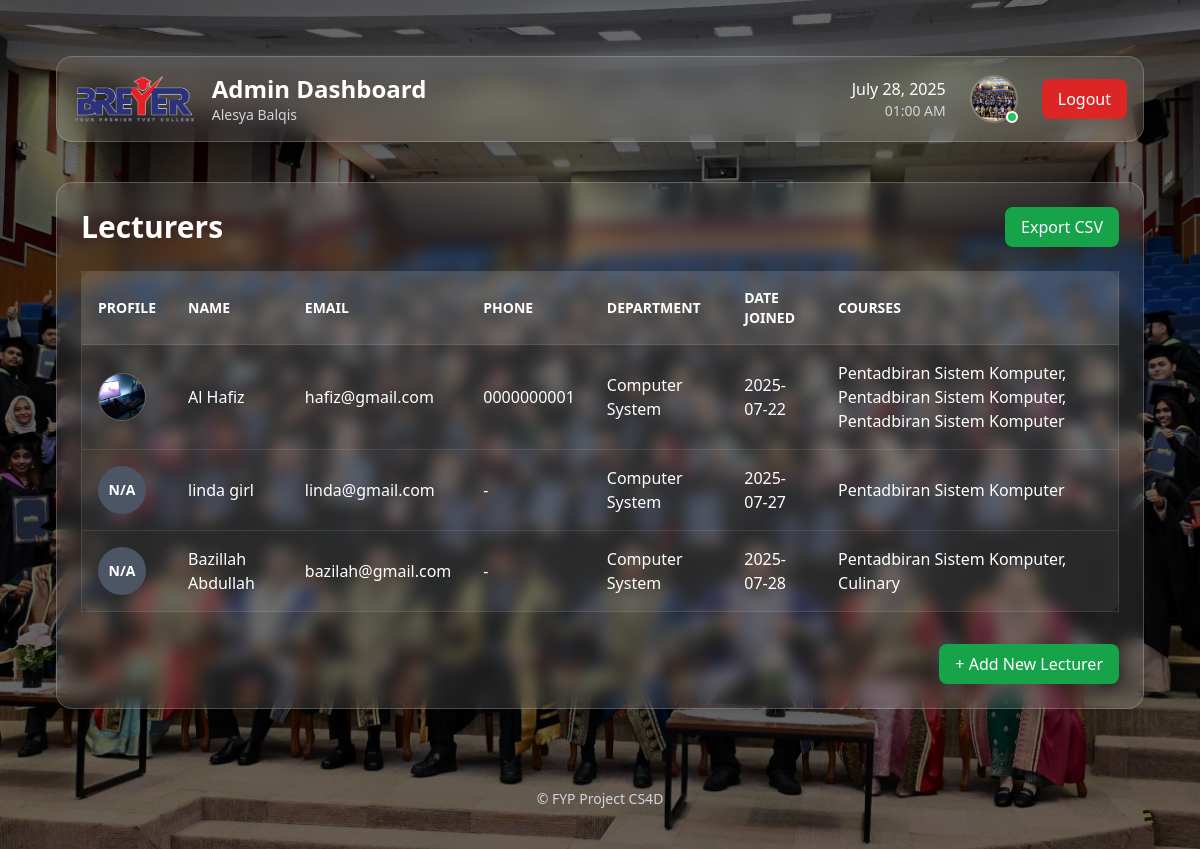
Page /adminportal/lecturers/ (signed in) on the committed database.
### accounts/models.py (models this page shows, shortened)
class CustomUser(AbstractBaseUser, PermissionsMixin):
    class Role(models.TextChoices):
        STUDENT = 'STUDENT', 'Student'
        LECTURER = 'LECTURER', 'Lecturer'
        ADMIN = 'ADMIN', 'Admin'
    email = models.EmailField(unique=True)
    role = models.CharField(max_length=20, choices=Role.choices, default=Role.STUDENT)
    first_name = models.CharField(max_length=30, blank=True)
    last_name = models.CharField(max_length=30, blank=True)
    phone_number = models.CharField(max_length=20, blank=True, null=True)
    address = models.TextField(blank=True, null=True)
    department = models.ForeignKey(
    Department,
    null=True,
    blank=True,
    on_delete=models.SET_NULL,
    related_name='users'
)
    profile_picture = models.ImageField(upload_to='profile_pics/', blank=True, null=True)  # Added profile_picture field
    is_staff = models.BooleanField(default=False)
    is_active = models.BooleanField(default=True)
    date_joined = models.DateTimeField(default=timezone.now, blank=True, null=True)
    USERNAME_FIELD = 'email'
    REQUIRED_FIELDS = ['first_name', 'last_name']
    objects = CustomUserManager()
    def get_full_name(self):
        return f"{self.first_name} {self.last_name}".strip()

### core/models.py (models this page shows, shortened)
class Lecturer(models.Model):
    user = models.OneToOneField(settings.AUTH_USER_MODEL, on_delete=models.CASCADE)
    profile_picture = models.ImageField(upload_to='profile_pics/', blank=True, null=True)

class Department(models.Model):
    name = models.CharField(max_length=100, unique=True)

class Course(models.Model):
    name = models.CharField(max_length=255)
    code = models.CharField(max_length=50, unique=True)
    lecturers = models.ManyToManyField(
    'Lecturer',
    related_name='courses',
    blank=True,
    help_text='Lecturers teaching this course'
)
    classroom = models.CharField(max_length=100, blank=True, null=True)  # Classroom location or name

### adminportal/views.py (the view)
# urls.py: path('lecturers/', views.lecturer_list, name='lecturer_list'),
def lecturer_list(request):
    query = request.GET.get('q', '')
    department_id = request.GET.get('department')
    lecturers = Lecturer.objects.select_related('user__department').prefetch_related('courses')
    if query:
        lecturers = lecturers.filter(
            Q(user__first_name__icontains=query) |
            Q(user__last_name__icontains=query) |
            Q(user__email__icontains=query)
        )
    if department_id:
        lecturers = lecturers.filter(user__department_id=department_id)
    departments = Department.objects.all()
    return render(request, 'adminportal/lecturer_list.html', {
        'lecturers': lecturers,
        'departments': departments,
    })

### adminportal/templates/adminportal/lecturer_list.html (shortened to what this page needs)
{% extends 'adminportal/base_adminportal.html' %}
{% load static %}
{% block adminportal_content %}
<div class="max-w-7xl mx-auto mt-10 p-6 bg-white/10 rounded-2xl shadow-lg backdrop-blur border border-white/20">
  <div class="flex items-center justify-between mb-6">
    <h1 class="text-3xl font-bold text-white">Lecturers</h1>
    <a href="{% url 'adminportal:export_lecturers' %}" class="bg-green-600 hover:bg-green-700 text-white px-4 py-2 rounded-lg font-medium transition">
      Export CSV
    </a>
  </div>
  <div class="overflow-x-auto">
    <table class="min-w-full bg-white/5 border border-white/10 rounded-xl text-white">
      <thead class="bg-white/10 text-left text-sm uppercase font-semibold">
        <tr>
          <th class="p-4">Profile</th>
          <th class="p-4">Name</th>
          <th class="p-4">Email</th>
          <th class="p-4">Phone</th>
          <th class="p-4">Department</th>
          <th class="p-4">Date Joined</th>
          <th class="p-4">Courses</th>
        </tr>
      </thead>
      <tbody>
        {% for lecturer in lecturers %}
        <tr class="border-t border-white/10 hover:bg-white/5 transition">
          <td class="p-4">
            {% if lecturer.user.profile_picture %}
              <img src="{{ lecturer.user.profile_picture.url }}" alt="Profile" class="w-12 h-12 rounded-full object-cover border border-white/20">
            {% else %}
              <div class="w-12 h-12 rounded-full bg-gray-600 flex items-center justify-center text-sm font-bold text-white">N/A</div>
            {% endif %}
          </td>
          <td class="p-4 font-medium">{{ lecturer.user.get_full_name|default:"N/A" }}</td>
          <td class="p-4">{{ lecturer.user.email|default:"-" }}</td>
          <td class="p-4">{{ lecturer.user.phone_number|default:"-" }}</td>
          <td class="p-4">{{ lecturer.user.department.name|default:"-" }}</td>
          <td class="p-4">
            {{ lecturer.user.date_joined|date:"Y-m-d" }}
          </td>
          <td class="p-4">
            {% for course in lecturer.courses.all %}
              {{ course.name }}{% if not forloop.last %}, {% endif %}
            {% empty %}
              <span class="text-gray-400 italic">Not Assigned</span>
            {% endfor %}
          </td>
        </tr>
        {% empty %}
        <tr>
          <td colspan="7" class="p-4 text-center text-gray-400">No lecturers found.</td>
        </tr>
        {% endfor %}
      </tbody>
    </table>
  </div>
  <div class="mt-8 text-right">
    <a href="{% url 'adminportal:add_lecturer' %}" class="inline-block px-4 py-2 bg-green-600 hover:bg-green-700 text-white rounded-lg font-medium transition">
      + Add New Lecturer
    </a>
  </div>
</div>
{% endblock %}

### adminportal/templates/adminportal/base_adminportal.html (shortened to what this page needs)
{% extends 'base.html' %}
{% load static %}
{% block content %}
<div class="bg-white/10 backdrop-blur-md rounded-2xl p-4 border border-white/20 shadow-xl mb-8">
  <div class="flex justify-between items-center">
    <div class="flex items-center space-x-4">
      <img src="{% static 'images/breyer.jpg' %}" alt="Breyer Logo" class="h-12 w-auto">
      <div>
        <a href="{% url 'adminportal:dashboard' %}" class="text-2xl font-bold text-white hover:text-blue-400 transition">
          Admin Dashboard
        </a>
        <p class="text-gray-300 text-sm">{{ request.user.get_full_name|default:request.user.email }}</p>
      </div>
    </div>
    <div class="flex items-center space-x-6">
      <div class="text-right">
        <p class="text-white font-medium" id="current-date"></p>
        <p class="text-gray-300 text-sm" id="current-time"></p>
      </div>
      <a href="{% url 'adminportal:admin_profile' %}" class="relative group">
        {% if request.user.profile_picture %}
          <img src="{{ request.user.profile_picture.url }}" alt="Profile Picture"
               class="w-12 h-12 rounded-full object-cover border-2 border-white/20 group-hover:border-blue-400 transition-colors">
        {% endif %}
        <div class="absolute bottom-0 right-0 w-3 h-3 bg-green-500 rounded-full border-2 border-white"></div>
      </a>
      <form action="{% url 'logout' %}" method="post">
        <button class="bg-red-600 hover:bg-red-700 text-white px-4 py-2 rounded-lg transition-colors flex items-center">
          Logout
        </button>
      </form>
    </div>
  </div>
</div>
{% block adminportal_content %}
{% endblock %}
{% endblock %}

### rows in the picture
CustomUser: user.get_full_name "Alesya Balqis", user.profile_picture (picture)
Lecturer: user.profile_picture (picture), user.get_full_name "Al Hafiz", user.email "hafiz@gmail.com", user.phone_number "0000000001", user.department.name "Computer System", user.date_joined "2025-07-22"
Course: name "Pentadbiran Sistem Komputer"
Course: name "Pentadbiran Sistem Komputer"
Course: name "Pentadbiran Sistem Komputer"
Lecturer: shows "N/A", user.get_full_name "linda girl", user.email "linda@gmail.com", user.phone_number "-", user.department.name "Computer System", user.date_joined "2025-07-27"
Lecturer: shows "N/A", user.get_full_name "Bazillah Abdullah", user.email "bazilah@gmail.com", user.phone_number "-", user.department.name "Computer System", user.date_joined "2025-07-28"
Course: name "Culinary"
